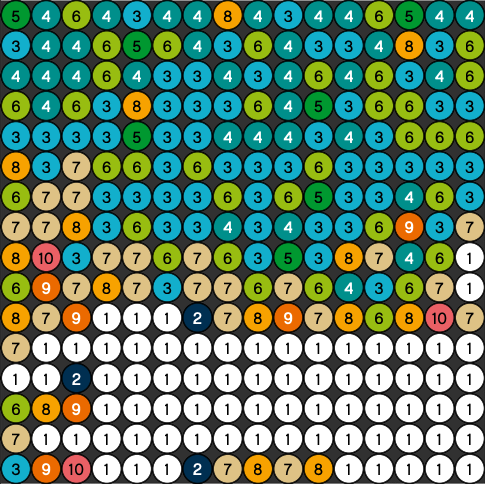
#> input picture blocks/(0,0).png, 485 x 484 px; its folder holds 4 pictures in this run
$ jupyter execute --allow-errors main.ipynb   (older library calls are emulated)
#> lines starting #> are read from the running program, lines starting #| are printed output that depends on the picture
[cell 1]
import numpy as np
import matplotlib.pyplot as plt
import cv2
import glob
from PIL import Image

[cell 2]
### Part 1: Create a grid representing world map (style A) with only white/navy squares included ###

[cell 3]
# SETUP dimensions
# blocks
rows_blocks = 5
cols_blocks  = 8
squares_per_block = 16
# squares
rows = rows_blocks * squares_per_block # num of rows (squares unit) in world map
cols = cols_blocks * squares_per_block # num of cols (squares unit) in world map
# initialize grid
grid = np.zeros((rows, cols))

# PATHS to blocks and square images
block_paths = glob.glob('blocks/*')
block_paths.sort() # sorts paths from (0,0), (0,1), ... -> ..., (4,6), (4,7)

square_paths = glob.glob('squares/*')
square_paths.sort() # sorts paths from 1, 2, .. ->  9

[cell 4]
# INITIALIZE BASE COLORS
colors = []
# reads each square and pulls the main GBR color
for sq_path in square_paths:
    sq = cv2.imread(sq_path, cv2.IMREAD_COLOR) # reads image of square
    color = sq[14, 6] # gets GBR color of square at coordinate 14, 6
    colors.append(color)
    print(sq_path, " : ", color)

[cell 5]
# takes in a square image
# returns index of color that best matches in the squares array; based on minimum difference in B G R values
def best_square(img):
    min_diff = np.Inf
    best_index = 0
    sq_color = img[17, 8]
    sq_b, sq_g, sq_r = int(sq_color[0]), int(sq_color[1]), int(sq_color[2])
    # print("square bgr:", color)

    # loops through each available color and sees if it matches
    for i in range(len(colors)):
        curr_color = colors[i]
        curr_b, curr_g, curr_r = int(curr_color[0]), int(curr_color[1]), int(curr_color[2])
        diff = abs(sq_b - curr_b) + abs(sq_g - curr_g) + abs(sq_r - curr_r)
        # print("total diff at index {i}:", diff)
        if diff < min_diff:
            min_diff = diff
            best_index = i + 1
    # print(best_index)
    return best_index

[cell 6]
# fills the grid with the color numbers for the corresponding block
def fill_grid_with_block(block_row, block_col, block):
    sq_row = 16 * block_row
    sq_col = 16 * block_col
    # avg height / width per square within block
    block_height = block.shape[0] // 16
    block_width = block.shape[1] // 16

    # for every square in 16 x 16 block
    for r in range(squares_per_block):
        for c in range(squares_per_block):
            curr_sq = block[block_width * r : block_width * (r + 1), block_height * c : block_height * (c + 1), :]
            best_color = best_square(curr_sq)
            # plt.imshow(curr_sq)
            # plt.title("({}, {}), estimate: {}".format(r, c, best_color))
            # plt.show()
            grid[sq_row + r][sq_col + c] = best_color
    # print(grid)

[cell 7]
### For each block path, get the block and fill the grid
for (i, b_path) in enumerate(block_paths):
    block_row = i // 8
    block_col = i % 8
    # gets block
    curr_block = cv2.imread(b_path, cv2.IMREAD_COLOR)
#> curr_block is the input picture: shape (484, 485, 3); mean B, G, R 108.5, 132.6, 100.7

    fill_grid_with_block(block_row, block_col, curr_block)
#> after the loop in fill_grid_with_block, `for r in range(squares_per_block):`:
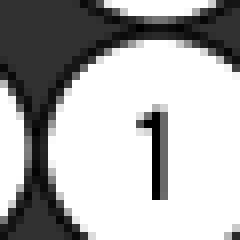
#> curr_sq: shape (30, 30, 3) (shown 8 times larger); min 0, max 255, mean 174.6
#> after the loop in fill_grid_with_block, `for r in range(squares_per_block):`: grid: shape (80, 128) float64; every value is 0
#> pass 2 of the loop `for (i, b_path) in enumerate(block_paths):`:
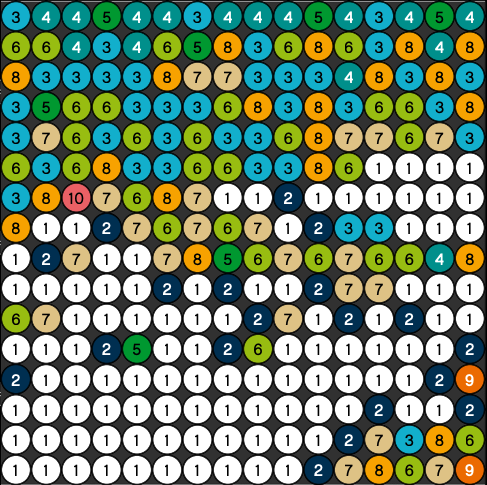
#> input picture blocks/(0,1).png, 487 x 485 px
#> curr_block is the input picture: shape (485, 487, 3); mean B, G, R 112.6, 135, 115
#> the loop in fill_grid_with_block (call 2), `for r in range(squares_per_block):` made 16 passes
#> after the loop in fill_grid_with_block (call 2), `for r in range(squares_per_block):`:
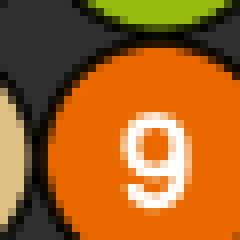
#> curr_sq: shape (30, 30, 3) (shown 8 times larger); mean B, G, R 33.2, 98.8, 163.4
#> pass 3 of the loop `for (i, b_path) in enumerate(block_paths):`:
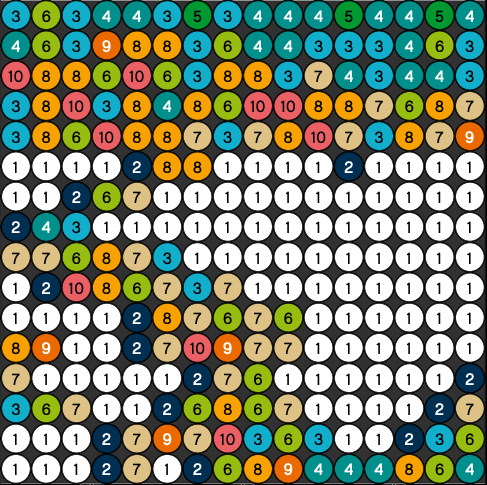
#> input picture blocks/(0,2).png, 487 x 485 px
#> curr_block is the input picture: shape (485, 487, 3); mean B, G, R 111.4, 133.7, 123.9
#> after the loop in fill_grid_with_block (call 3), `for r in range(squares_per_block):`:
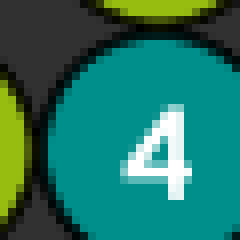
#> curr_sq: shape (30, 30, 3) (shown 8 times larger); mean B, G, R 98.9, 115.1, 35.1
#> the loop made 4 passes; the first 3 are shown
    # break

[cell 8]
### Part 2: Create ways to view the grid, block by block and the whole map ###

[cell 9]
def view_block(r, c):

    b_path = "blocks/({},{}).png".format(r, c)
    block = cv2.imread(b_path, cv2.IMREAD_COLOR)
    plt.figure(figsize=(8,8))
    plt.imshow(block)
    plt.title(b_path)
    plt.show()

    print(grid[(r * 16) : (r * 16) + 16, (c * 16) : (c * 16) + 16])
    return

# view_block(0, 0)
# view_block(3, 1)
#> (the rest of this cell did not finish here and is left out)

[cell 10]
np.save("grid.np", grid)

[cell 11]
colored_grid = np.zeros((rows, cols, 3))
#> (the rest of this cell did not finish here and is left out)

[cell 12]
cv2.imwrite("colored_grid.jpg", colored_grid)

[cell 13]
bigger_img = Image.open("colored_grid.jpg")

bigger_img = bigger_img.resize((800, 500), Image.ANTIALIAS)
#> bigger_img: PIL image 800x500 RGB; every value is 0

bigger_img.show()

bigger_img.save("big_colored_grid.jpg", "JPEG")
